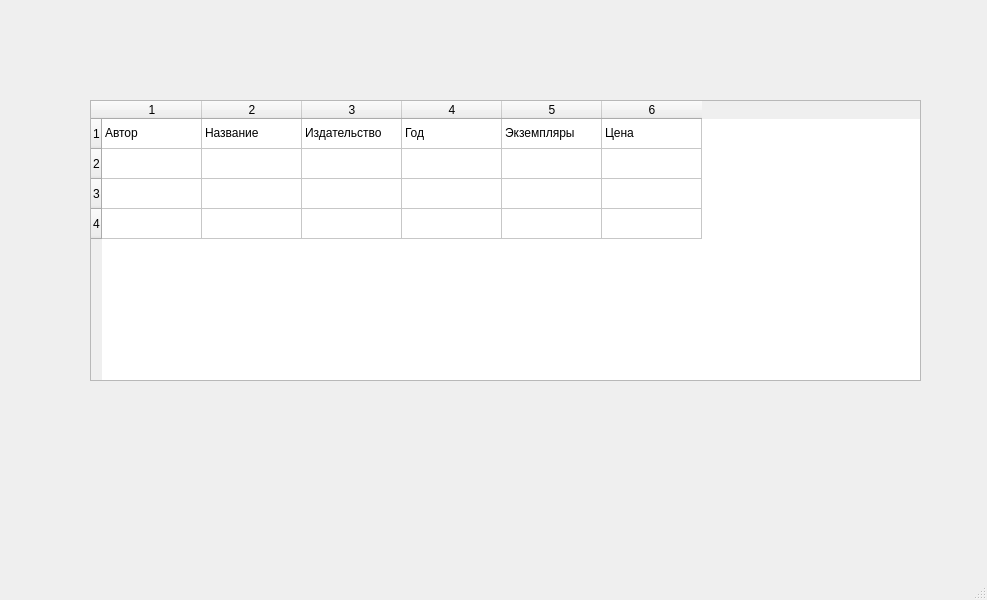
<?xml version="1.0" encoding="UTF-8"?>
<ui version="4.0">
 <class>MainWindow</class>
 <widget class="QMainWindow" name="MainWindow">
  <property name="geometry">
   <rect>
    <x>0</x>
    <y>0</y>
    <width>987</width>
    <height>600</height>
   </rect>
  </property>
  <property name="windowTitle">
   <string>MainWindow</string>
  </property>
  <widget class="QWidget" name="centralwidget">
   <widget class="QTableWidget" name="tableWidget">
    <property name="geometry">
     <rect>
      <x>90</x>
      <y>100</y>
      <width>831</width>
      <height>281</height>
     </rect>
    </property>
    <property name="rowCount">
     <number>4</number>
    </property>
    <property name="columnCount">
     <number>6</number>
    </property>
    <row/>
    <row/>
    <row/>
    <row/>
    <column/>
    <column/>
    <column/>
    <column/>
    <column/>
    <column/>
    <item row="0" column="0">
     <property name="text">
      <string>Автор</string>
     </property>
    </item>
    <item row="0" column="1">
     <property name="text">
      <string>Название</string>
     </property>
    </item>
    <item row="0" column="2">
     <property name="text">
      <string>Издательство</string>
     </property>
    </item>
    <item row="0" column="3">
     <property name="text">
      <string>Год</string>
     </property>
    </item>
    <item row="0" column="4">
     <property name="text">
      <string>Экземпляры</string>
     </property>
    </item>
    <item row="0" column="5">
     <property name="text">
      <string>Цена</string>
     </property>
    </item>
   </widget>
  </widget>
  <widget class="QMenuBar" name="menubar">
   <property name="geometry">
    <rect>
     <x>0</x>
     <y>0</y>
     <width>987</width>
     <height>26</height>
    </rect>
   </property>
  </widget>
  <widget class="QStatusBar" name="statusbar"/>
 </widget>
 <resources/>
 <connections/>
</ui>
